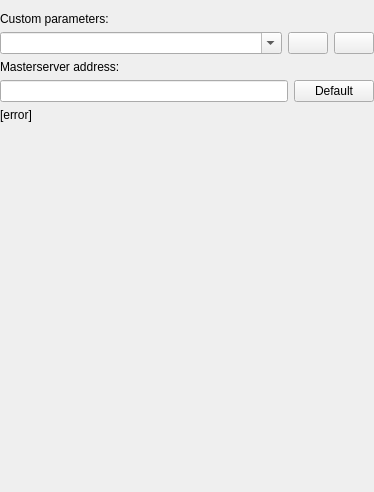
<?xml version="1.0" encoding="UTF-8"?>
<ui version="4.0">
 <class>EngineConfigPage</class>
 <widget class="QWidget" name="EngineConfigPage">
  <property name="geometry">
   <rect>
    <x>0</x>
    <y>0</y>
    <width>374</width>
    <height>492</height>
   </rect>
  </property>
  <layout class="QVBoxLayout" name="verticalLayout_6">
   <property name="leftMargin">
    <number>0</number>
   </property>
   <property name="topMargin">
    <number>0</number>
   </property>
   <property name="rightMargin">
    <number>0</number>
   </property>
   <property name="bottomMargin">
    <number>0</number>
   </property>
   <item>
    <widget class="QWidget" name="serverBinaryBox" native="true">
     <layout class="QVBoxLayout" name="verticalLayout">
      <property name="leftMargin">
       <number>0</number>
      </property>
      <property name="topMargin">
       <number>0</number>
      </property>
      <property name="rightMargin">
       <number>0</number>
      </property>
      <property name="bottomMargin">
       <number>0</number>
      </property>
     </layout>
    </widget>
   </item>
   <item>
    <widget class="QWidget" name="exePickArea" native="true">
     <layout class="QVBoxLayout" name="verticalLayout_3">
      <property name="leftMargin">
       <number>0</number>
      </property>
      <property name="topMargin">
       <number>0</number>
      </property>
      <property name="rightMargin">
       <number>0</number>
      </property>
      <property name="bottomMargin">
       <number>0</number>
      </property>
     </layout>
    </widget>
   </item>
   <item>
    <widget class="QLabel" name="label_3">
     <property name="text">
      <string>Custom parameters:</string>
     </property>
    </widget>
   </item>
   <item>
    <layout class="QHBoxLayout" name="horizontalLayout_2">
     <item>
      <widget class="QComboBox" name="cboCustomParameters">
       <property name="sizePolicy">
        <sizepolicy hsizetype="Expanding" vsizetype="Fixed">
         <horstretch>0</horstretch>
         <verstretch>0</verstretch>
        </sizepolicy>
       </property>
       <property name="editable">
        <bool>true</bool>
       </property>
       <property name="insertPolicy">
        <enum>QComboBox::InsertAlphabetically</enum>
       </property>
      </widget>
     </item>
     <item>
      <widget class="QPushButton" name="btnSaveCustomParameters">
       <property name="icon">
        <iconset resource="../../../../media/resources.qrc">
         <normaloff>:/icons/diskette.png</normaloff>:/icons/diskette.png</iconset>
       </property>
      </widget>
     </item>
     <item>
      <widget class="QPushButton" name="btnDeleteCustomParameters">
       <property name="icon">
        <iconset resource="../../../../media/resources.qrc">
         <normaloff>:/icons/x.png</normaloff>:/icons/x.png</iconset>
       </property>
      </widget>
     </item>
    </layout>
   </item>
   <item>
    <widget class="QWidget" name="masterAddressBox" native="true">
     <layout class="QVBoxLayout" name="verticalLayout_2">
      <property name="leftMargin">
       <number>0</number>
      </property>
      <property name="topMargin">
       <number>0</number>
      </property>
      <property name="rightMargin">
       <number>0</number>
      </property>
      <property name="bottomMargin">
       <number>0</number>
      </property>
      <item>
       <widget class="QLabel" name="label_2">
        <property name="text">
         <string>Masterserver address:</string>
        </property>
       </widget>
      </item>
      <item>
       <layout class="QHBoxLayout" name="horizontalLayout">
        <item>
         <widget class="QLineEdit" name="leMasterserverAddress"/>
        </item>
        <item>
         <widget class="QPushButton" name="btnMasterServerDefault">
          <property name="text">
           <string>Default</string>
          </property>
          <property name="icon">
           <iconset resource="../../../../media/resources.qrc">
            <normaloff>:/icon.png</normaloff>:/icon.png</iconset>
          </property>
         </widget>
        </item>
       </layout>
      </item>
     </layout>
    </widget>
   </item>
   <item>
    <widget class="QLabel" name="lblError">
     <property name="text">
      <string>[error]</string>
     </property>
     <property name="wordWrap">
      <bool>true</bool>
     </property>
    </widget>
   </item>
   <item>
    <spacer name="verticalSpacer">
     <property name="orientation">
      <enum>Qt::Vertical</enum>
     </property>
     <property name="sizeHint" stdset="0">
      <size>
       <width>20</width>
       <height>40</height>
      </size>
     </property>
    </spacer>
   </item>
  </layout>
 </widget>
 <tabstops>
  <tabstop>cboCustomParameters</tabstop>
  <tabstop>btnSaveCustomParameters</tabstop>
  <tabstop>btnDeleteCustomParameters</tabstop>
  <tabstop>leMasterserverAddress</tabstop>
  <tabstop>btnMasterServerDefault</tabstop>
 </tabstops>
 <resources>
  <include location="../../../../media/resources.qrc"/>
 </resources>
 <connections>
  <connection>
   <sender>btnSaveCustomParameters</sender>
   <signal>clicked()</signal>
   <receiver>EngineConfigPage</receiver>
   <slot>saveCustomParameters()</slot>
   <hints>
    <hint type="sourcelabel">
     <x>326</x>
     <y>133</y>
    </hint>
    <hint type="destinationlabel">
     <x>326</x>
     <y>148</y>
    </hint>
   </hints>
  </connection>
  <connection>
   <sender>btnDeleteCustomParameters</sender>
   <signal>clicked()</signal>
   <receiver>EngineConfigPage</receiver>
   <slot>removeCurrentCustomParametersFromStorage()</slot>
   <hints>
    <hint type="sourcelabel">
     <x>353</x>
     <y>133</y>
    </hint>
    <hint type="destinationlabel">
     <x>357</x>
     <y>149</y>
    </hint>
   </hints>
  </connection>
  <connection>
   <sender>cboCustomParameters</sender>
   <signal>editTextChanged(QString)</signal>
   <receiver>EngineConfigPage</receiver>
   <slot>updateCustomParametersSaveState()</slot>
   <hints>
    <hint type="sourcelabel">
     <x>291</x>
     <y>132</y>
    </hint>
    <hint type="destinationlabel">
     <x>291</x>
     <y>149</y>
    </hint>
   </hints>
  </connection>
  <connection>
   <sender>btnMasterServerDefault</sender>
   <signal>clicked()</signal>
   <receiver>EngineConfigPage</receiver>
   <slot>resetMasterServerToDefault()</slot>
   <hints>
    <hint type="sourcelabel">
     <x>330</x>
     <y>89</y>
    </hint>
    <hint type="destinationlabel">
     <x>186</x>
     <y>245</y>
    </hint>
   </hints>
  </connection>
 </connections>
 <slots>
  <slot>saveCustomParameters()</slot>
  <slot>removeCurrentCustomParametersFromStorage()</slot>
  <slot>updateCustomParametersSaveState()</slot>
  <slot>resetMasterServerToDefault()</slot>
 </slots>
</ui>
